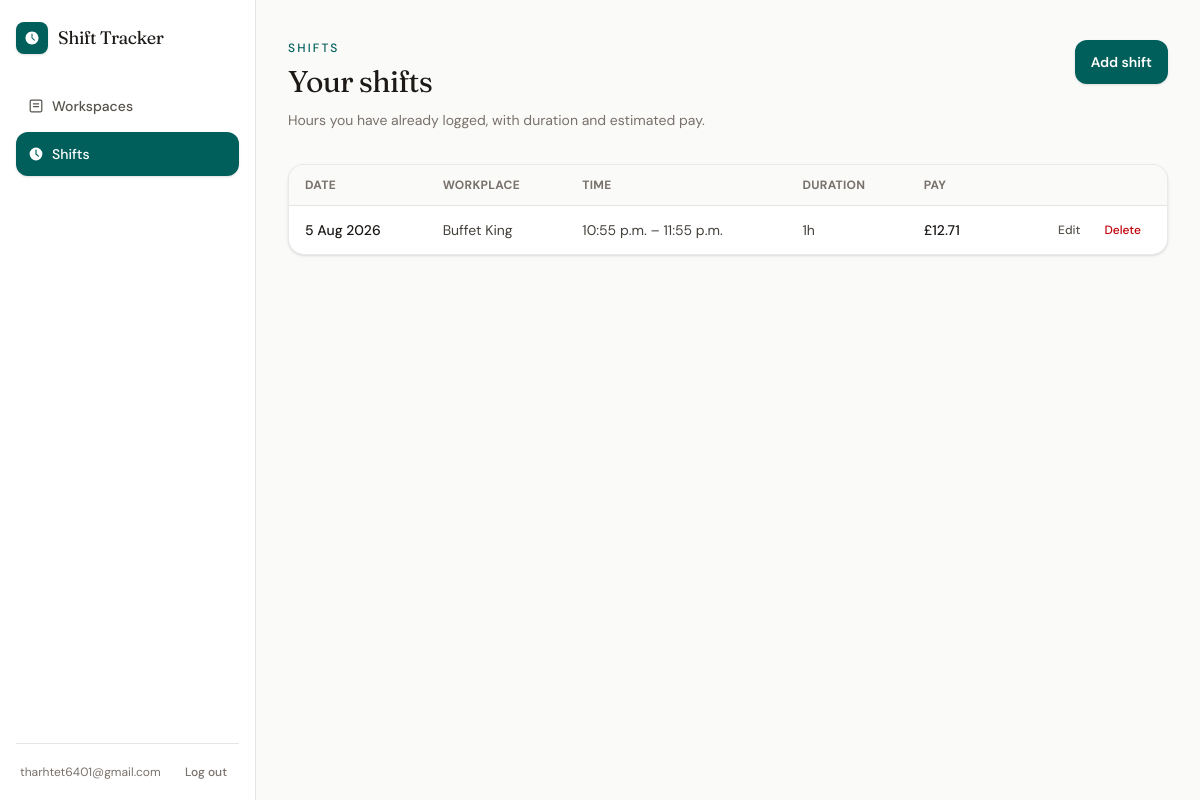
The page /shifts/ (signed in) on the database its author committed.
### shifts/models.py (models this page shows, shortened)
class Shift(models.Model):
    user = models.ForeignKey(
        settings.AUTH_USER_MODEL,
        on_delete=models.CASCADE,
        related_name="shifts",
    )
    workplace = models.ForeignKey(
        Workplace,
        on_delete=models.PROTECT,
        related_name="shifts",
    )
    date = models.DateField()
    start_time = models.TimeField()
    end_time = models.TimeField()
    break_minutes = models.PositiveIntegerField(default=0)
    hourly_rate_at_time = models.DecimalField(
        max_digits=6,
        decimal_places=2,
    )
    notes = models.TextField(
        blank=True,
    )
    created_at = models.DateTimeField(auto_now_add=True)
    updated_at = models.DateTimeField(auto_now=True)
    def duration_minutes(self):
        start = datetime.combine(
            self.date,
            self.start_time,
        )
        end = datetime.combine(
            self.date,
            self.end_time,
        )
        if end <= start:
            end += timedelta(days=1)
        total_minutes = int(
            (end - start).total_seconds() / 60
        )
        return total_minutes - self.break_minutes
    def duration_hours(self):
        return Decimal(self.duration_minutes()) / Decimal("60")
    def duration_display(self):
        minutes = max(self.duration_minutes(), 0)
        hours, remaining = divmod(minutes, 60)
        if hours and remaining:
            return f"{hours}h {remaining}m"
        if hours:
            return f"{hours}h"
        return f"{remaining}m"
    def estimated_earnings(self):
        return (
            self.duration_hours()
            * self.hourly_rate_at_time
        ).quantize(Decimal("0.01"))

### workspaces/models.py (models this page shows, shortened)
class Workplace(models.Model):
    user = models.ForeignKey(
        settings.AUTH_USER_MODEL,
        on_delete=models.CASCADE,
        related_name="workplaces",
    )
    name = models.CharField(max_length=100)
    hourly_rate = models.DecimalField(
        max_digits=6,
        decimal_places=2,
    )
    is_active = models.BooleanField(default=True)
    created_at = models.DateTimeField(auto_now_add=True)
    updated_at = models.DateTimeField(auto_now=True)

### shifts/views.py (the view)
# urls.py: path("shifts/", views.shift_list, name="shift_list"),
@login_required
def shift_list(request):
    try:
        shifts = _user_shifts(request.user)
        return render(
            request,
            "shifts/list.html",
            {"shifts": shifts},
        )
    except Exception:
        messages.error(request, "Could not load your shifts.")
        return render(
            request,
            "shifts/list.html",
            {"shifts": []},
        )

### shifts/views.py (called while the page is built)
def _user_shifts(user):
    return user.shifts.select_related("workplace").order_by("-date", "-start_time")

### shifts/templates/shifts/list.html (shortened to what this page needs)
{% extends "app.html" %}
{% block app_content %}
<div class="px-4 py-6 sm:px-8 sm:py-10">
    <div class="flex flex-col gap-4 sm:flex-row sm:items-start sm:justify-between">
        <div>
            <p class="text-xs font-medium uppercase tracking-[0.18em] text-teal-800">Shifts</p>
            <h1 class="mt-2 font-serif text-2xl tracking-tight text-stone-900 sm:text-3xl">Your shifts</h1>
            <p class="mt-2 max-w-xl text-sm leading-6 text-stone-500">
                Hours you have already logged, with duration and estimated pay.
            </p>
        </div>
        <button
            type="button"
            hx-get="{% url 'shift_create' %}"
            hx-target="#modal"
            hx-swap="innerHTML"
            class="min-h-11 w-full touch-manipulation rounded-xl bg-teal-800 px-4 text-sm font-semibold text-white shadow-sm transition hover:bg-teal-700 sm:w-auto"
        >
            Add shift
        </button>
    </div>
    <div id="shift-list" class="mt-8">
        {% include "shifts/partials/list.html" %}
    </div>
</div>
{% endblock %}

### templates/app.html (shortened to what this page needs)
{% extends "base.html" %}
{% block content %}
<div class="flex min-h-screen flex-col md:flex-row">
    <aside class="sticky top-0 z-40 border-b border-stone-200 bg-white/95 backdrop-blur md:static md:z-auto md:flex md:w-64 md:flex-col md:border-b-0 md:border-r md:bg-white md:backdrop-blur-none">
        <div class="flex items-center justify-between gap-3 px-4 py-3 md:border-b-0 md:py-4">
            <a href="{% url 'home' %}" class="flex min-h-11 items-center gap-2.5 text-stone-900">
                <span class="flex size-8 items-center justify-center rounded-lg bg-teal-800 text-white shadow-sm">
                </span>
                <span class="font-serif text-lg tracking-tight">Shift Tracker</span>
            </a>
        </div>
        <div class="flex flex-1 flex-col px-3 pb-3 md:px-4 md:pb-4">
            <nav class="grid grid-cols-2 gap-1 md:mt-2 md:flex md:flex-col">
                <a
                    href="{% url 'workplace_list' %}"
                    class="flex min-h-11 items-center justify-center gap-2 rounded-xl px-3 text-sm font-medium transition md:justify-start {% if request.resolver_match.url_name == 'workplace_list' %}bg-teal-800 text-white shadow-sm{% else %}text-stone-600 hover:bg-stone-100 hover:text-stone-900{% endif %}"
                >
                    Workspaces
                </a>
                <a
                    href="{% url 'shift_list' %}"
                    class="flex min-h-11 items-center justify-center gap-2 rounded-xl px-3 text-sm font-medium transition md:justify-start {% if request.resolver_match.url_name == 'shift_list' %}bg-teal-800 text-white shadow-sm{% else %}text-stone-600 hover:bg-stone-100 hover:text-stone-900{% endif %}"
                >
                    <svg xmlns="http://www.w3.org/2000/svg" viewBox="0 0 20 20" fill="currentColor" class="size-4">
                        <path fill-rule="evenodd" d="M10 18a8 8 0 1 0 0-16 8 8 0 0 0 0 16Zm.75-13a.75.75 0 0 0-1.5 0v5c0 .192.078.384.22.53l3 2.75a.75.75 0 0 0 1.06-1.06l-2.78-2.547V5Z" clip-rule="evenodd" />
                    </svg>
                    Shifts
                </a>
            </nav>
            <div class="mt-auto hidden items-center justify-between gap-2 border-t border-stone-200 px-1 pt-4 md:flex">
                <span class="truncate text-xs text-stone-500">{{ user.email }}</span>
                <a
                    href="{% url 'account_logout' %}"
                    class="shrink-0 rounded-lg px-2 py-1 text-xs font-medium text-stone-500 transition hover:bg-stone-100 hover:text-stone-900"
                >
                    Log out
                </a>
            </div>
        </div>
    </aside>
    <div class="min-w-0 flex-1">
        {% block app_content %}{% endblock %}
    </div>
</div>
{% endblock %}

### shifts/templates/shifts/partials/list.html (shortened to what this page needs)
{% if shifts %}
    <div class="hidden overflow-x-auto rounded-2xl border border-stone-200/80 bg-white shadow-sm md:block">
        <table class="min-w-full text-left text-sm">
            <thead class="border-b border-stone-200 bg-stone-50 text-xs font-medium uppercase tracking-wide text-stone-500">
                <tr>
                    <th class="px-4 py-3">Date</th>
                    <th class="px-4 py-3">Workplace</th>
                    <th class="px-4 py-3">Time</th>
                    <th class="px-4 py-3">Duration</th>
                    <th class="px-4 py-3">Pay</th>
                    <th class="px-4 py-3"><span class="sr-only">Actions</span></th>
                </tr>
            </thead>
            <tbody class="divide-y divide-stone-100">
                {% for shift in shifts %}
                    <tr class="text-stone-700">
                        <td class="whitespace-nowrap px-4 py-3 font-medium text-stone-900">{{ shift.date }}</td>
                        <td class="px-4 py-3">{{ shift.workplace.name }}</td>
                        <td class="whitespace-nowrap px-4 py-3">
                            {{ shift.start_time }} – {{ shift.end_time }}
                        </td>
                        <td class="whitespace-nowrap px-4 py-3">{{ shift.duration_display }}</td>
                        <td class="whitespace-nowrap px-4 py-3 font-medium text-stone-900">
                            £{{ shift.estimated_earnings }}
                        </td>
                        <td class="whitespace-nowrap px-4 py-3 text-right">
                            <div class="flex justify-end gap-1">
                                <button
                                    type="button"
                                    hx-get="{% url 'shift_update' shift.pk %}"
                                    hx-target="#modal"
                                    hx-swap="innerHTML"
                                    class="rounded-lg px-2.5 py-1 text-xs font-medium text-stone-600 transition hover:bg-stone-100 hover:text-stone-900"
                                >
                                    Edit
                                </button>
                                <button
                                    type="button"
                                    hx-get="{% url 'shift_delete' shift.pk %}"
                                    hx-target="#modal"
                                    hx-swap="innerHTML"
                                    class="rounded-lg px-2.5 py-1 text-xs font-medium text-red-700 transition hover:bg-red-50"
                                >
                                    Delete
                                </button>
                            </div>
                        </td>
                    </tr>
                {% endfor %}
            </tbody>
        </table>
    </div>
{% else %}
    <div class="rounded-2xl border border-dashed border-stone-300 bg-white px-6 py-12 text-center">
        <p class="font-medium text-stone-800">No shifts logged yet</p>
        <p class="mt-1 text-sm text-stone-500">Add a shift after you finish work.</p>
    </div>
{% endif %}

### rows shown on the page
Shift: date "5 Aug 2026", workplace.name "Buffet King", start_time "10:55 p.m.", end_time "11:55 p.m.", duration_display "1h", estimated_earnings "12.71"

### other values the page prints
{{ user.email }} "tharhtet6401@gmail.com"
